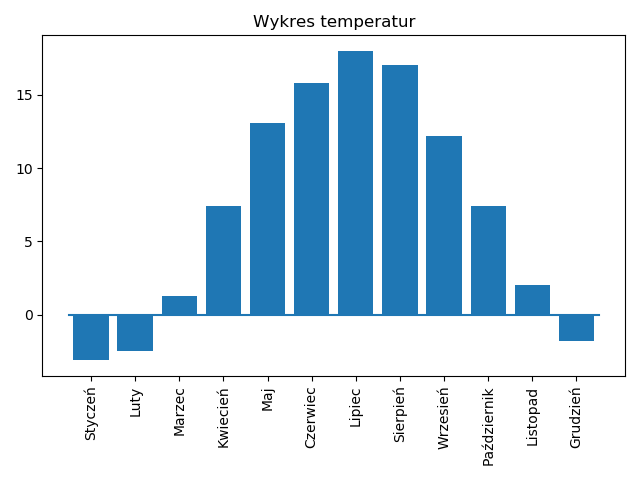

Source code (Python):
import pandas as pd
import numpy as np
import matplotlib.pyplot as plt

dane = pd.read_csv("temp.csv", header=None, index_col=0)
x = np.arange(len(dane.index))

plt.bar(x, dane.iloc[:, 0])
plt.title("Wykres temperatur")
plt.xticks(x, dane.index, rotation=90)
plt.plot([-0.5, 11.5], [0, 0])
plt.tight_layout()
plt.savefig("wykres4.png")
plt.show()
